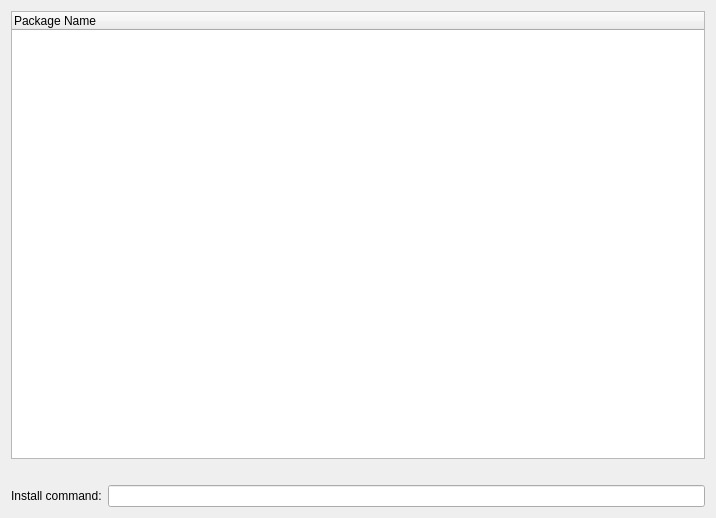
<?xml version="1.0" encoding="UTF-8"?>
<ui version="4.0">
 <class>DependencyWidget</class>
 <widget class="QWidget" name="DependencyWidget">
  <property name="geometry">
   <rect>
    <x>0</x>
    <y>0</y>
    <width>716</width>
    <height>518</height>
   </rect>
  </property>
  <property name="windowTitle">
   <string>Form</string>
  </property>
  <layout class="QVBoxLayout" name="verticalLayout">
   <item>
    <widget class="QTreeWidget" name="twPackages">
     <column>
      <property name="text">
       <string>Package Name</string>
      </property>
     </column>
    </widget>
   </item>
   <item>
    <widget class="QLabel" name="lblStatusLine">
     <property name="font">
      <font>
       <pointsize>9</pointsize>
      </font>
     </property>
     <property name="text">
      <string/>
     </property>
    </widget>
   </item>
   <item>
    <layout class="QHBoxLayout" name="installCommandLayout">
     <item>
      <widget class="QLabel" name="lblInstallCommand">
       <property name="text">
        <string>Install command:</string>
       </property>
      </widget>
     </item>
     <item>
      <widget class="QLineEdit" name="leInstallCommand">
       <property name="readOnly">
        <bool>true</bool>
       </property>
      </widget>
     </item>
    </layout>
   </item>
  </layout>
 </widget>
 <resources/>
 <connections/>
</ui>
